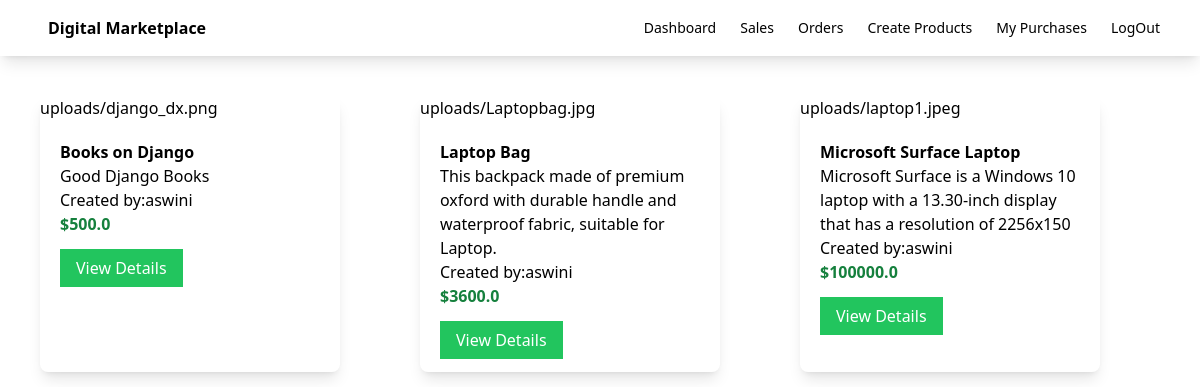
Before: / with the older database file.
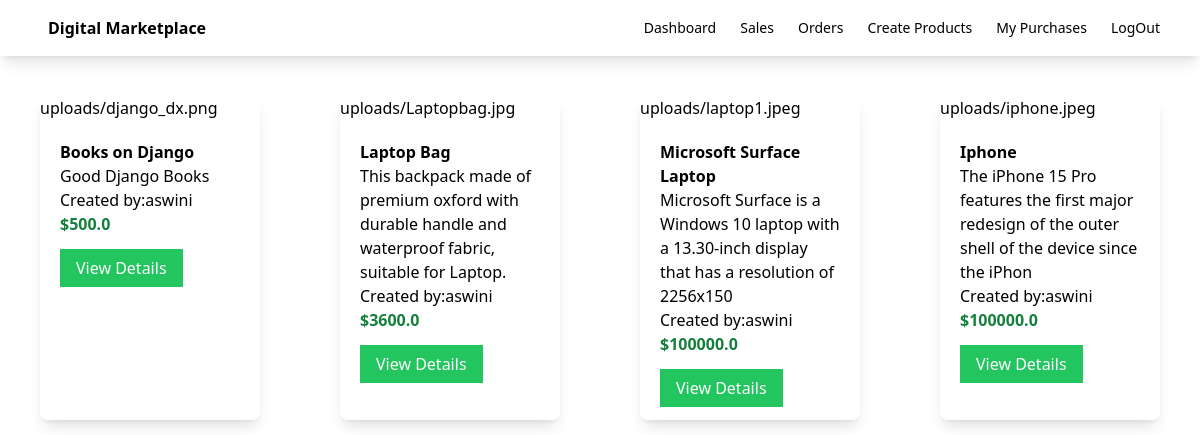
After: the same page with the newer database file.
### myapp/models.py (models this page shows, shortened)
class Product(models.Model):
    seller = models.ForeignKey(User,on_delete=models.CASCADE)
    name = models.CharField(max_length=100)
    description = models.CharField(max_length=100)
    price = models.FloatField()
    file = models.FileField(upload_to='uploads')
    total_sales_amount = models.IntegerField(default=0)
    total_sales = models.IntegerField(default=0)

### myapp/views.py (the view)
# urls.py: path('',views.index , name='index'),
def index(request):
    products = Product.objects.all()
    return render(request , 'myapp/index.html',{'products':products})

### myapp/templates/myapp/index.html (shortened to what this page needs)
{% extends 'myapp/base.html' %}
{% block body %}
<div class="product-container flex">
    {% for product in products %}
        <div class="product shadow-lg w-1/4 rounded-lg m-10">
            <div class="product-image">
                {{product.file}}
            </div>
            <div class="p-5">
                <div class="font-bold">
                    {{ product.name }}
                </div>
                <div>
                    {{ product.description }}
                </div>
                <div>
                    Created by:{{ product.seller }}
                </div>
                <div class="text-green-700 font-bold">
                    ${{ product.price }}
                </div>
                <div class="mt-5">
                    <a class="bg-green-500 text-white px-4 py-2" href="{% url 'detail' product.id%}">View Details</a>
                </div>
            </div>
        </div>
    {% endfor %}
    </div>
{% endblock %}

### myapp/templates/myapp/base.html (shortened to what this page needs)
<!DOCTYPE html>
<html lang="en">
<head>
    <script src="https://cdn.tailwindcss.com"></script>
</head>
<body>
    <nav class="shadow-lg">
        <div class="flex flex-wrap justify-between ml-5 items-center mx-auto px-4 py-2.5 ">
            <a href="" class="flex items-center ">
                <span class="self-center text-xml font-semibold">Digital Marketplace</span>
            </a>
            <div class="flex items-center">
                <a href="dashboard/" class="mr-6 text-sm font-medium text-grey-500">Dashboard</a>
                <a href="" class="mr-6 text-sm font-medium text-grey-500">Sales</a>
                <a href="" class="mr-6 text-sm font-medium text-grey-500">Orders</a>
                <a href="create_product/" class="mr-6 text-sm font-medium text-grey-500">Create Products</a>
                <a href="{% url 'purchases' %}" class="mr-6 text-sm font-medium text-grey-500">My Purchases</a>
                <a href="{% url 'logout' %}" class="mr-6 text-sm font-medium text-grey-500">LogOut</a>
            </div>
        </div>
    </nav>
    {% block body %}
    {% endblock %}
</body>
</html>

Changed rows visible on the page:
added Product: file "uploads/iphone.jpeg", name "Iphone", description "The iPhone 15 Pro features the first major redesign of the outer shell of the device since the iPhon", seller "aswini", price "100000.0"
